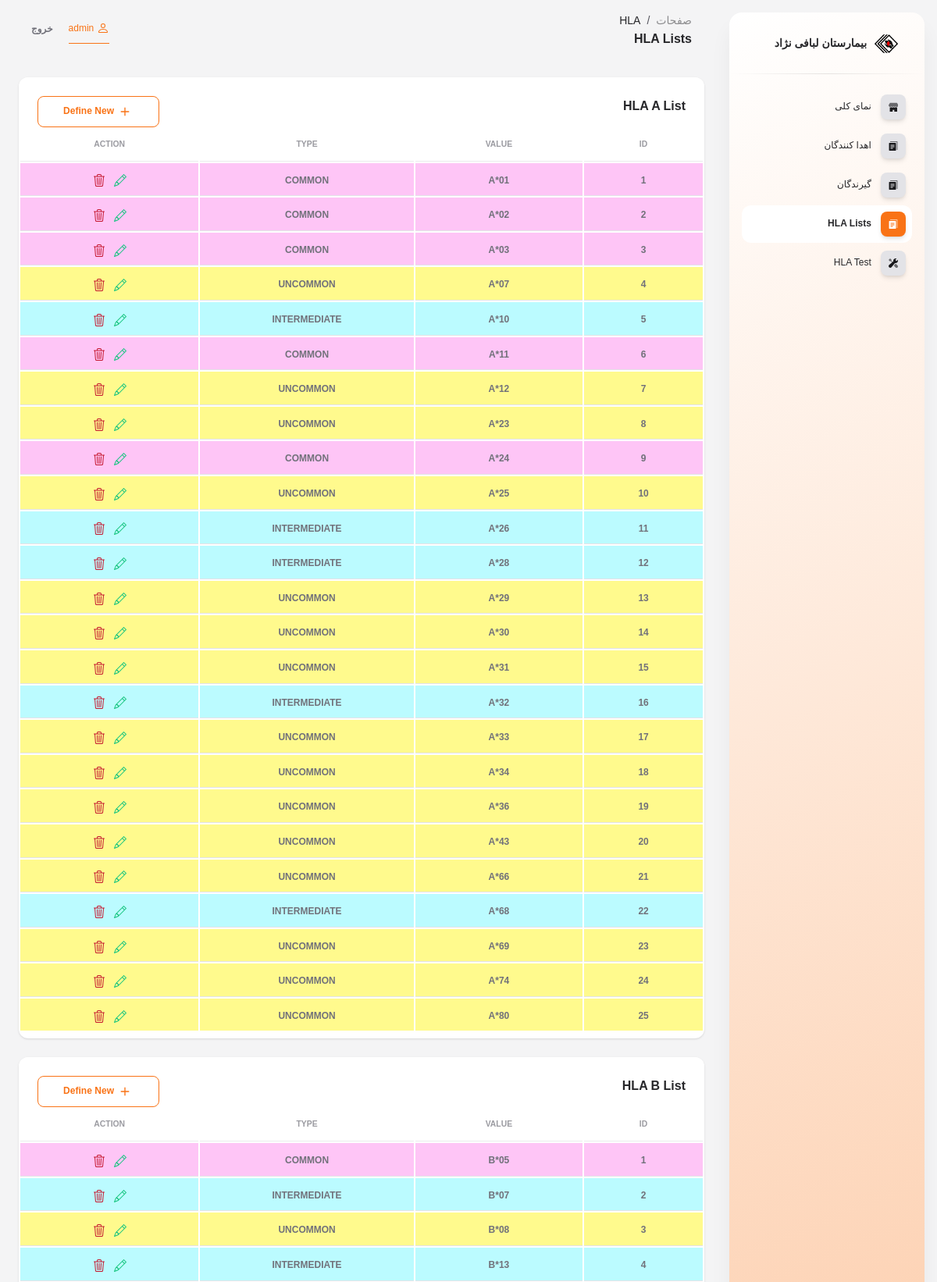
The app's page /hla-list/ (signed in, upper part) with its own data.
### referees/models.py (models this page shows, shortened)
class HlaA(models.Model):
    type_choices = [
        ('1', 'COMMON'),
        ('2', 'INTERMEDIATE'),
        ('3', 'UNCOMMON'),
    ]
    value = models.CharField(verbose_name='HLA A', max_length=20, unique=True)
    type = models.CharField(max_length=1, choices=type_choices)

class HlaB(models.Model):
    type_choices = [
        ('1', 'COMMON'),
        ('2', 'INTERMEDIATE'),
        ('3', 'UNCOMMON'),
    ]
    value = models.CharField(verbose_name='HLA B', max_length=20, unique=True)
    type = models.CharField(max_length=1, choices=type_choices)

### referees/views.py (the view)
# urls.py: path('hla-list/', hla_lists, name='hla_lists'),
@login_required
def hla_lists(request):
    hla_as = HlaA.objects.all()
    hla_bs = HlaB.objects.all()
    hla_drb1s = HlaDRB1.objects.all()
    hla_drbs = HlaDRB.objects.all()
    hla_dqb1s = HlaDQB1.objects.all()
    context = {
        'hla_as': hla_as,
        'hla_bs': hla_bs,
        'hla_drb1s': hla_drb1s,
        'hla_drbs': hla_drbs,
        'hla_dqb1s': hla_dqb1s,
    }
    return render(request, 'hla/hla_lists.html', context=context)

### templates/hla/hla_lists.html (shortened to what this page needs)
{% extends 'base.html' %}
{% load static %}
{% block page1 %}
HLA
{% endblock %}
{% block page2 %}
HLA Lists
{% endblock %}
{% block contain %}
<div class="row">
    <div class="col-12">
        <div class="card mb-4">
            <div class="card-header pb-0" style="display: flex; justify-content: space-between;">
                <h6>HLA A List</h6>
                <button
                    style="background-color: #fff; border: 1px solid #f97316; border-radius: 0.5rem; color: #f97316; padding: 8px 32px; font-size: 0.75rem; font-weight: 700;">
                    <svg xmlns="http://www.w3.org/2000/svg" width="22" height="22" fill="currentColor"
                        class="bi bi-plus" viewBox="0 0 16 16">
                        <path
                            d="M8 4a.5.5 0 0 1 .5.5v3h3a.5.5 0 0 1 0 1h-3v3a.5.5 0 0 1-1 0v-3h-3a.5.5 0 0 1 0-1h3v-3A.5.5 0 0 1 8 4" />
                    </svg>
                    <a href="{% url 'hla_a_create' %}" style="color: #f97316;">Define New</a>
                </button>
            </div>
            <div class="card-body px-0 pt-0 pb-2">
                <div class="table-responsive p-0">
                    <table class="table align-items-center mb-0">
                        <thead>
                            <tr>
                                <th
                                    class="text-center text-uppercase text-secondary text-xxs font-weight-bolder opacity-7">
                                    ID</th>
                                <th
                                    class="text-center text-uppercase text-secondary text-xxs font-weight-bolder opacity-7">
                                    Value</th>
                                <th
                                    class="text-center text-uppercase text-secondary text-xxs font-weight-bolder opacity-7">
                                    Type</th>
                                <th
                                    class="text-center text-uppercase text-secondary text-xxs font-weight-bolder opacity-7">
                                    Action</th>
                            </tr>
                        </thead>
                        <tbody>
                            {% if hla_as %}
                            {% for hla_a in hla_as %}
                            <tr
                            {% if hla_a.type == '1' %}
                            style="background-color: #FEC5F6;"
                            {% elif hla_a.type == '2' %}
                            style="background-color: #BBFBFF;"
                            {% else %}
                            style="background-color: #FFFA8D;"
                            {% endif %}
                            >
                                <td class="align-middle text-center">
                                    <span class="text-secondary text-xs font-weight-bold">{{ hla_a.id }}</span>
                                </td>
                                <td class="align-middle text-center">
                                    <span class="text-secondary text-xs font-weight-bold">{{ hla_a.value }}</span>
                                </td>
                                <td class="align-middle text-center">
                                    <span class="text-secondary text-xs font-weight-bold">{{ hla_a.get_type_display }}</span>
                                </td>
                                <td class="align-middle text-center">
                                    <a href="{% url 'hla_a_update' hla_a.id %}" title="ویرایش" style="padding: 0 4px;">
                                        <span class="text-secondary text-xs font-weight-bold">
                                        </span>
                                    </a>
                                    <a href="{% url 'hla_a_delete' hla_a.id %}" title="حذف" style="padding: 0 4px;">
                                        <span class="text-secondary text-xs font-weight-bold">
                                        </span>
                                    </a>
                                </td>
                            </tr>
                            {% endfor %}
                            {% else %}
                            <tr>
                                <td colspan="4" class="align-middle text-center">
                                    <span class="text-secondary text-xs font-weight-bold">موردی یافت نشد</span>
                                </td>
                            </tr>
                            {% endif %}
                        </tbody>
                    </table>
                </div>
            </div>
        </div>
    </div>
    <div class="col-12">
        <div class="card mb-4">
            <div class="card-header pb-0" style="display: flex; justify-content: space-between;">
                <h6>HLA B List</h6>
                <button
                    style="background-color: #fff; border: 1px solid #f97316; border-radius: 0.5rem; color: #f97316; padding: 8px 32px; font-size: 0.75rem; font-weight: 700;">
                    <svg xmlns="http://www.w3.org/2000/svg" width="22" height="22" fill="currentColor"
                        class="bi bi-plus" viewBox="0 0 16 16">
                        <path
                            d="M8 4a.5.5 0 0 1 .5.5v3h3a.5.5 0 0 1 0 1h-3v3a.5.5 0 0 1-1 0v-3h-3a.5.5 0 0 1 0-1h3v-3A.5.5 0 0 1 8 4" />
                    </svg>
                    <a href="{% url 'hla_b_create' %}" style="color: #f97316;">Define New</a>
                </button>
            </div>
            <div class="card-body px-0 pt-0 pb-2">
                <div class="table-responsive p-0">
                    <table class="table align-items-center mb-0">
                        <thead>
                            <tr>
                                <th
                                    class="text-center text-uppercase text-secondary text-xxs font-weight-bolder opacity-7">
                                    ID</th>
                                <th
                                    class="text-center text-uppercase text-secondary text-xxs font-weight-bolder opacity-7">
                                    Value</th>
                                <th
                                    class="text-center text-uppercase text-secondary text-xxs font-weight-bolder opacity-7">
                                    Type</th>
                                <th
                                    class="text-center text-uppercase text-secondary text-xxs font-weight-bolder opacity-7">
                                    Action</th>
                            </tr>
                        </thead>
                        <tbody>
                            {% if hla_bs %}
                            {% for hla_b in hla_bs %}
                            <tr
                            {% if hla_b.type == '1' %}
                            style="background-color: #FEC5F6;"
                            {% elif hla_b.type == '2' %}
                            style="background-color: #BBFBFF;"
                            {% else %}
                            style="background-color: #FFFA8D;"
                            {% endif %}
                            >
                                <td class="align-middle text-center">
                                    <span class="text-secondary text-xs font-weight-bold">{{ hla_b.id }}</span>
                                </td>
                                <td class="align-middle text-center">
                                    <span class="text-secondary text-xs font-weight-bold">{{ hla_b.value }}</span>
                                </td>
                                <td class="align-middle text-center">
                                    <span class="text-secondary text-xs font-weight-bold">{{ hla_b.get_type_display }}</span>
                                </td>
                                <td class="align-middle text-center">
                                    <a href="{% url 'hla_b_update' hla_b.id %}" title="ویرایش" style="padding: 0 4px;">
                                        <span class="text-secondary text-xs font-weight-bold">
                                        </span>
                                    </a>
                                    <a href="{% url 'hla_b_delete' hla_b.id %}" title="حذف" style="padding: 0 4px;">
                                        <span class="text-secondary text-xs font-weight-bold">
                                        </span>
                                    </a>
                                </td>
                            </tr>
                            {% endfor %}
                            {% else %}
                            <tr>
                                <td colspan="4" class="align-middle text-center">
                                    <span class="text-secondary text-xs font-weight-bold">موردی یافت نشد</span>
                                </td>
                            </tr>
                            {% endif %}
                        </tbody>
                    </table>
                </div>
            </div>
        </div>
    </div>
</div>
{% endblock %}

### templates/base.html (shortened to what this page needs)
{% load static %}
<!DOCTYPE html>
<html lang="fa" dir="rtl">
<head>
    <link type="text/css" rel="stylesheet" href="{% static 'css/jalalidatepicker.min.css' %}" />
    <link id="pagestyle" href="{% static 'css/soft-ui-dashboard.css' %}" rel="stylesheet" />
</head>
<body class="g-sidenav-show rtl bg-gray-100">
    <aside
        class="sidenav navbar navbar-vertical navbar-expand-xs border-0 border-radius-xl my-3 fixed-end me-3 rotate-caret"
        id="sidenav-main" style="background: #FFFFFF;
background: linear-gradient(157deg, rgba(255, 255, 255, 1) 0%, rgba(250, 142, 65, 1) 100%);">
        <div class="sidenav-header">
            <div class="navbar-brand m-0"
                target="_blank">
                <img src="{% static 'img/logo_t.png' %}" class="navbar-brand-img h-100" alt="main_logo">
                <span class="me-1 font-weight-bold">بیمارستان لبافی نژاد</span>
            </div>
        </div>
        <hr class="horizontal dark mt-0">
        <div class="collapse navbar-collapse px-0 w-auto " id="sidenav-collapse-main">
            <ul class="navbar-nav">
                <li class="nav-item">
                    <a class="nav-link {% if request.path == '/' %} active {% endif %}" href="{% url 'main' %}">
                        <div
                            class="icon icon-shape icon-sm shadow border-radius-md bg-white text-center ms-2 d-flex align-items-center justify-content-center">
                        </div>
                        <span class="nav-link-text me-1">نمای کلی</span>
                    </a>
                </li>
                <li class="nav-item">
                    <a class="nav-link {% if '/cadaver-donors/' in request.path or '/living-donors/' in request.path or '/donors/' in request.path %} active {% endif %}" href="{% url 'donor_list' %}">
                        <div
                            class="icon icon-shape icon-sm shadow border-radius-md bg-white text-center ms-2 d-flex align-items-center justify-content-center">
                        </div>
                        <span class="nav-link-text me-1">اهدا کنندگان</span>
                    </a>
                </li>
                <li class="nav-item">
                    <a class="nav-link {% if '/recipients/' in request.path %} active {% endif %}" href="{% url 'recipient_list' %}">
                        <div
                            class="icon icon-shape icon-sm shadow border-radius-md bg-white text-center ms-2 d-flex align-items-center justify-content-center">
                        </div>
                        <span class="nav-link-text me-1">گیرندگان</span>
                    </a>
                </li>
                <li class="nav-item">
                    <a class="nav-link {% if '/hla-list/' in request.path %} active {% endif %}" href="{% url 'hla_lists' %}">
                        <div
                            class="icon icon-shape icon-sm shadow border-radius-md bg-white text-center ms-2 d-flex align-items-center justify-content-center">
                        </div>
                        <span class="nav-link-text me-1">HLA Lists</span>
                    </a>
                </li>
                <li class="nav-item">
                    <a class="nav-link {% if '/hla-test/' in request.path %} active {% endif %}" href="{% url 'referees_test_lists' %}">
                        <div
                            class="icon icon-shape icon-sm shadow border-radius-md bg-white text-center ms-2 d-flex align-items-center justify-content-center">
                        </div>
                        <span class="nav-link-text me-1">HLA Test</span>
                    </a>
                </li>
            </ul>
        </div>
    </aside>
    <main class="main-content position-relative max-height-vh-100 h-100 border-radius-lg overflow-x-hidden">
        <nav class="navbar navbar-main navbar-expand-lg px-0 mx-4 shadow-none border-radius-xl" id="navbarBlur"
            navbar-scroll="true">
            <div class="container-fluid py-1 px-3">
                <nav aria-label="breadcrumb">
                    <ol class="breadcrumb bg-transparent mb-0 pb-0 pt-1 px-0 ">
                        <li class="breadcrumb-item text-sm ps-2"><a class="opacity-5 text-dark"
                                href="javascript:;">صفحات</a></li>
                        <li class="breadcrumb-item text-sm text-dark active" aria-current="page">{% block page1 %} {% endblock %}</li>
                    </ol>
                    <h6 class="font-weight-bolder mb-0">{% block page2 %} {% endblock %}</h6>
                </nav>
                <div class="collapse navbar-collapse mt-sm-0 mt-2 px-0" id="navbar">
                    <ul class="navbar-nav me-auto ms-0 justify-content-end">
                        <div
                            style="border: none; outline: none; margin-left: 20px; border-bottom: 1px solid #f97316; color: #f97316; padding: 8px 0; font-size: 0.75rem; font-weight: 500;">
                            {% if user.get_full_name %}
                            {{ user.get_full_name }}
                            {% else %}
                            {{ user.username }}
                            {% endif %}
                        </div>
                        <li class="nav-item d-flex align-items-center">
                            <form action="{% url 'logout' %}" method="post">
                                <button type="submit" class="nav-link text-body font-weight-bold px-0">خروج</button>
                            </form>
                        </li>
                    </ul>
                </div>
            </div>
        </nav>
        <div class="container-fluid py-4">
        {% block contain %}
        {% endblock %}
        </div>
    </main>
</body>
</html>

### records on screen
HlaA: id "1", value "A*01", type "COMMON"
HlaA: id "2", value "A*02", type "COMMON"
HlaA: id "3", value "A*03", type "COMMON"
HlaA: id "4", value "A*07", type "UNCOMMON"
HlaA: id "5", value "A*10", type "INTERMEDIATE"
HlaA: id "6", value "A*11", type "COMMON"
HlaA: id "7", value "A*12", type "UNCOMMON"
HlaA: id "8", value "A*23", type "UNCOMMON"
HlaA: id "9", value "A*24", type "COMMON"
HlaA: id "10", value "A*25", type "UNCOMMON"
HlaA: id "11", value "A*26", type "INTERMEDIATE"
HlaA: id "12", value "A*28", type "INTERMEDIATE"
HlaA: id "13", value "A*29", type "UNCOMMON"
HlaA: id "14", value "A*30", type "UNCOMMON"
HlaA: id "15", value "A*31", type "UNCOMMON"
HlaA: id "16", value "A*32", type "INTERMEDIATE"
HlaA: id "17", value "A*33", type "UNCOMMON"
HlaA: id "18", value "A*34", type "UNCOMMON"
HlaA: id "19", value "A*36", type "UNCOMMON"
HlaA: id "20", value "A*43", type "UNCOMMON"
HlaA: id "21", value "A*66", type "UNCOMMON"
HlaA: id "22", value "A*68", type "INTERMEDIATE"
HlaA: id "23", value "A*69", type "UNCOMMON"
HlaA: id "24", value "A*74", type "UNCOMMON"
HlaA: id "25", value "A*80", type "UNCOMMON"
HlaB: id "1", value "B*05", type "COMMON"
HlaB: id "2", value "B*07", type "INTERMEDIATE"
HlaB: id "3", value "B*08", type "UNCOMMON"
HlaB: id "4", value "B*13", type "INTERMEDIATE"

### other values on screen
{{ user.username }} "admin"
